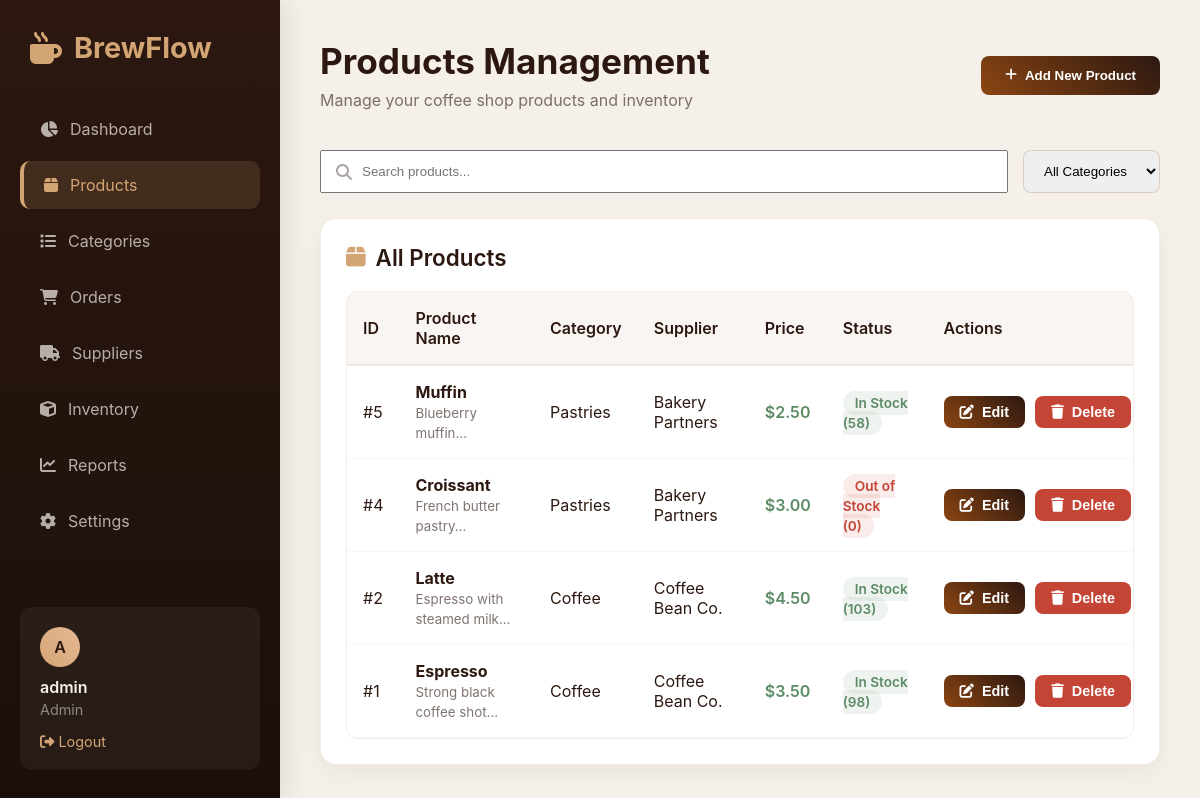
The page /products.php (signed in) on the database its author committed.
### tables this page shows
CREATE TABLE `Product` (
  `productID` int(11) NOT NULL,
  `name` varchar(100) DEFAULT NULL,
  `description` text DEFAULT NULL,
  `price` decimal(10,2) DEFAULT NULL,
  `categoryID` int(11) DEFAULT NULL,
  `supplierID` int(11) DEFAULT NULL,
  `is_deleted` tinyint(1) DEFAULT 0,
  `is_active` tinyint(1) DEFAULT 1
);

CREATE TABLE `Category` (
  `categoryID` int(11) NOT NULL,
  `name` varchar(100) DEFAULT NULL,
  `description` text DEFAULT NULL,
  `is_active` tinyint(1) DEFAULT 1
);

CREATE TABLE `Supplier` (
  `supplierID` int(11) NOT NULL,
  `name` varchar(100) DEFAULT NULL,
  `contactinfo` varchar(255) DEFAULT NULL,
  `is_active` tinyint(1) DEFAULT 1
);

CREATE TABLE `InventoryItem` (
  `inventoryID` int(11) NOT NULL,
  `productID` int(11) DEFAULT NULL,
  `quantity` int(11) DEFAULT NULL,
  `is_active` tinyint(1) DEFAULT 1
);

### products.php (the view, shortened to what this page needs)
<?php
include 'db.php';
$products = $conn->query("
    SELECT p.*, c.name as category_name, s.name as supplier_name
    FROM Product p
    LEFT JOIN Category c ON p.categoryID = c.categoryID
    LEFT JOIN Supplier s ON p.supplierID = s.supplierID
    WHERE p.is_active = 1
    ORDER BY p.productID DESC
");
?>
<!DOCTYPE html>
<html lang="en">
<head>
    <link rel="stylesheet" href="https://cdnjs.cloudflare.com/ajax/libs/font-awesome/6.4.0/css/all.min.css">
    <link rel="stylesheet" href="style.css">
</head>
<body>
    <div class="dashboard-container">
        <?php include 'sidebar.php'; ?>
        <div class="main-content">
            <div class="header">
                <div class="greeting">
                    <h1>Products Management</h1>
                    <p>Manage your coffee shop products and inventory</p>
                </div>
                <button class="btn btn-primary" onclick="openModal('addProductModal')">
                    <i class="fas fa-plus"></i> Add New Product
                </button>
            </div>
            <div class="search-filter">
                <div class="search-box">
                    <i class="fas fa-search"></i>
                    <input type="text" placeholder="Search products...">
                </div>
                <select style="padding: 12px 16px; border-radius: 8px; border: 1px solid rgba(139,69,19,0.2);">
                    <option value="">All Categories</option>
                </select>
            </div>
            <div class="card">
                <h3 class="section-title">
                    <i class="fas fa-box"></i>
                    All Products
                </h3>
                <div class="table-container">
                    <table>
                        <thead>
                            <tr>
                                <th>ID</th>
                                <th>Product Name</th>
                                <th>Category</th>
                                <th>Supplier</th>
                                <th>Price</th>
                                <th>Status</th>
                                <th>Actions</th>
                            </tr>
                        </thead>
                        <tbody>
                            <?php while($product = $products->fetch_assoc()):
                                $inventory = $conn->query("SELECT quantity FROM InventoryItem WHERE productID = " . $product['productID'])->fetch_assoc();
                                $quantity = $inventory ? $inventory['quantity'] : 0;
                                if ($quantity == 0) {
                                    $status_class = 'status-out-of-stock';
                                    $status_text = 'Out of Stock';
                                } elseif ($quantity < 10) {
                                    $status_class = 'status-low-stock';
                                    $status_text = 'Low Stock';
                                } else {
                                    $status_class = 'status-in-stock';
                                    $status_text = 'In Stock';
                                }
                            ?>
                                <tr>
                                    <td>#<?php echo $product['productID']; ?></td>
                                    <td>
                                        <strong><?php echo htmlspecialchars($product['name']); ?></strong><br>
                                        <small style="color: rgba(44,24,16,0.6);"><?php echo substr($product['description'], 0, 50) . '...'; ?></small>
                                    </td>
                                    <td><?php echo htmlspecialchars($product['category_name'] ?? 'N/A'); ?></td>
                                    <td><?php echo htmlspecialchars($product['supplier_name'] ?? 'N/A'); ?></td>
                                    <td class="price">$<?php echo number_format($product['price'], 2); ?></td>
                                    <td>
                                        <span class="status-badge <?php echo $status_class; ?>">
                                            <?php echo $status_text; ?> (<?php echo $quantity; ?>)
                                        </span>
                                    </td>
                                    <td>
                                        <div class="action-buttons">
                                            <button class="btn btn-sm btn-primary" onclick="editProduct(<?php echo $product['productID']; ?>)">
                                                <i class="fas fa-edit"></i> Edit
                                            </button>
                                            <button class="btn btn-sm btn-error" onclick="deleteProduct(<?php echo $product['productID']; ?>, '<?php echo addslashes($product['name']); ?>')">
                                                <i class="fas fa-trash"></i> Delete
                                            </button>
                                        </div>
                                    </td>
                                </tr>
                            <?php endwhile; ?>
                        </tbody>
                    </table>
                </div>
            </div>
        </div>
    </div>
</body>
</html>

### style.css (style rules this page uses)
:root { --primary: #2C1810; --secondary: #8B4513; --accent: #D4A574; --light: #F5F1EA; --dark: #1A0F0A; --success: #5D8B66; --warning: #E6B400; --error: #C44536; --info: #4299E1; }
* { margin: 0; padding: 0; box-sizing: border-box; }
body { font-family: 'Inter', -apple-system, BlinkMacSystemFont, sans-serif; background: var(--light); color: var(--primary); min-height: 100vh; }
.dashboard-container { display: grid; grid-template-columns: 280px 1fr; min-height: 100vh; }
.main-content { padding: 40px; overflow-y: auto; }
.header { display: flex; justify-content: space-between; align-items: center; margin-bottom: 40px; }
.greeting h1 { font-size: 2.2rem; color: var(--primary); margin-bottom: 8px; }
.greeting p { color: rgba(44,24,16,0.6); font-size: 1rem; }
.section-title { font-size: 1.4rem; font-weight: 600; color: var(--primary); margin-bottom: 20px; display: flex; align-items: center; gap: 10px; }
.section-title i { color: var(--accent); }
.card { background: white; border-radius: 16px; padding: 25px; box-shadow: 0 8px 25px rgba(0,0,0,0.05); border: 1px solid rgba(139,69,19,0.1); margin-bottom: 25px; }
.btn { padding: 12px 24px; border: none; border-radius: 8px; font-weight: 600; cursor: pointer; transition: all 0.3s ease; display: inline-flex; align-items: center; gap: 8px; }
.btn-primary { background: linear-gradient(45deg, var(--secondary), var(--primary)); color: white; }
.btn-error { background: var(--error); color: white; }
.btn-sm { padding: 8px 16px; font-size: 0.9rem; }
.table-container { overflow-x: auto; border-radius: 12px; border: 1px solid rgba(139,69,19,0.1); }
table { width: 100%; border-collapse: collapse; min-width: 800px; }
th { background: rgba(139,69,19,0.05); padding: 16px; text-align: left; font-weight: 600; color: var(--primary); border-bottom: 2px solid rgba(139,69,19,0.1); }
td { padding: 16px; border-bottom: 1px solid rgba(139,69,19,0.05); }

### products.php (style rules this page uses)
.action-buttons { display: flex; gap: 10px; }
.price { font-weight: 600; color: var(--success); }
.status-badge { padding: 4px 12px; border-radius: 20px; font-size: 0.85rem; font-weight: 600; }
.status-in-stock { background: rgba(93,139,102,0.1); color: var(--success); }
.status-out-of-stock { background: rgba(196,69,54,0.1); color: var(--error); }
.search-filter { display: flex; gap: 15px; margin-bottom: 25px; }
.search-box { flex: 1; position: relative; }
.search-box input { width: 100%; padding: 12px 16px 12px 40px; }
.search-box i { position: absolute; left: 16px; top: 50%; transform: translateY(-50%); color: rgba(44,24,16,0.4); }

### rows shown on the page
product: productID "5", name "Muffin", description "Blueberry muffin", categoryID.name "Pastries", supplierID.name "Bakery Partners", price "2.50", inventoryitem.quantity "In Stock", inventoryitem.quantity "58"
product: productID "4", name "Croissant", description "French butter pastry", categoryID.name "Pastries", supplierID.name "Bakery Partners", price "3.00", inventoryitem.quantity "Out of Stock", inventoryitem.quantity "0"
product: productID "2", name "Latte", description "Espresso with steamed milk", categoryID.name "Coffee", supplierID.name "Coffee Bean Co.", price "4.50", inventoryitem.quantity "In Stock", inventoryitem.quantity "103"
product: productID "1", name "Espresso", description "Strong black coffee shot", categoryID.name "Coffee", supplierID.name "Coffee Bean Co.", price "3.50", inventoryitem.quantity "In Stock", inventoryitem.quantity "98"

### other values the page prints
substr($_SESSION['user'] ?? 'A', 0, 1) "A"
$_SESSION['user'] "admin"
$_SESSION['role'] "Admin"
